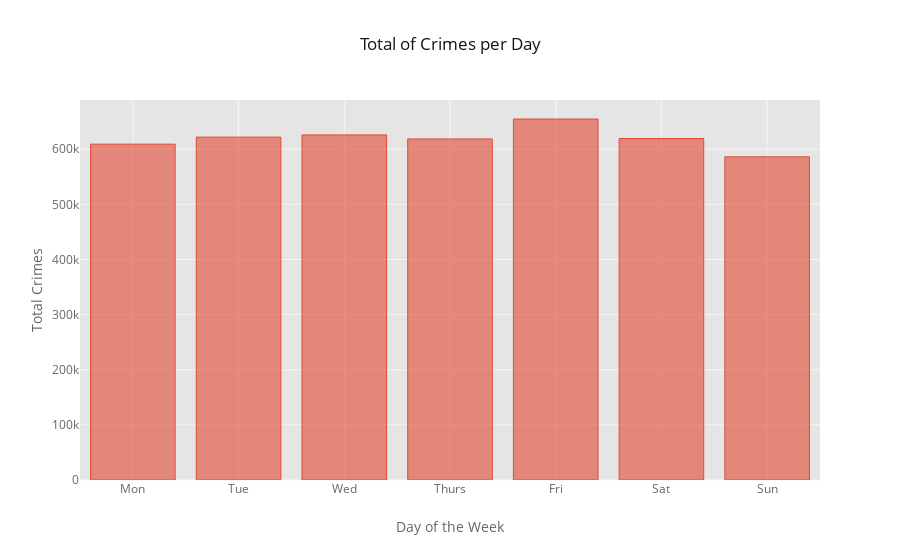

Notebook code cell kept with this figure:
### Code cell
crime_day_count.iplot(kind="bar", x='index', y='count',
                 xTitle='Day of the Week', yTitle='Total Crimes',title='Total of Crimes per Day')

### Figure 1 — Plotly figure (JSON) as saved in the notebook; plotly's stock layout.template omitted (floating-point values rounded to 4 significant figures)
{"data": [{"marker": {"color": "rgba(226, 74, 51, 0.6)", "line": {"color": "rgba(226, 74, 51, 1.0)", "width": 1}}, "name": "count", "orientation": "v", "text": "", "type": "bar", "x": ["Mon", "Tue", "Wed", "Thurs", "Fri", "Sat", "Sun"], "y": [609221, 621967, 626060, 618657, 654870, 619533, 586248]}], "layout": {"legend": {"bgcolor": "#FFFFFF", "font": {"color": "#666666"}}, "paper_bgcolor": "#FFFFFF", "plot_bgcolor": "#E5E5E5", "title": "Total of Crimes per Day", "titlefont": {"color": "#151516"}, "xaxis1": {"gridcolor": "#F6F6F6", "showgrid": true, "tickfont": {"color": "#666666"}, "title": "Day of the Week", "titlefont": {"color": "#666666"}, "zerolinecolor": "#F6F6F6"}, "yaxis1": {"gridcolor": "#F6F6F6", "showgrid": true, "tickfont": {"color": "#666666"}, "title": "Total Crimes", "titlefont": {"color": "#666666"}, "zerolinecolor": "#F6F6F6"}}}
